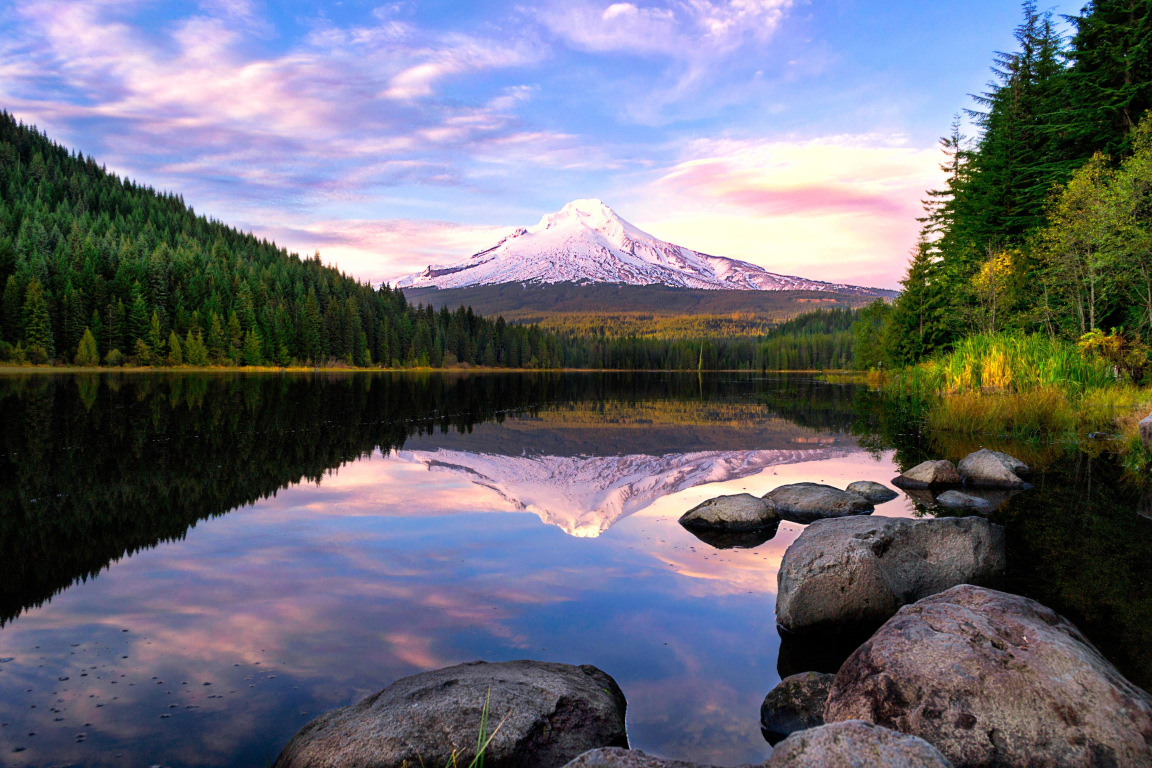
#> input picture useful-modules/pillow/images/atanas-malamov-tpmav6c33de-unsplash.jpg, 4608 x 3072 px (shown at 1/4 size); its folder holds only this picture in this run
$ python main.py
#> lines starting #> are read from the running program, lines starting #| are printed output that depends on the picture
import os
from PIL import Image

def main(main_images_folder, new_width=800):
#> called with main_images_folder = 'images', new_width = 600
  if not os.path.isdir(main_images_folder):
    raise NotADirectoryError(f'{main_images_folder} doesn\'t exist')

  for root, directories, files in os.walk(main_images_folder):
    for file in files:
      full_file_path = os.path.join(root, file)
      filename, extension = os.path.splitext(file)
      converted_tag = '_CONVERTED'
      new_file = filename + converted_tag + extension
      new_full_file_path = os.path.join(root, new_file)

      if converted_tag in full_file_path:
        continue

      img_pillow = Image.open(full_file_path)
#> img_pillow is the input picture: PIL image 4608x3072 RGB; mean R, G, B 106.3, 106.8, 117.5

      width, height = img_pillow.size
#> width = 4608; height = 3072
      new_height = round(new_width * height / width)
#> new_height = 400

      new_image = img_pillow.resize((new_width, new_height), Image.LANCZOS)
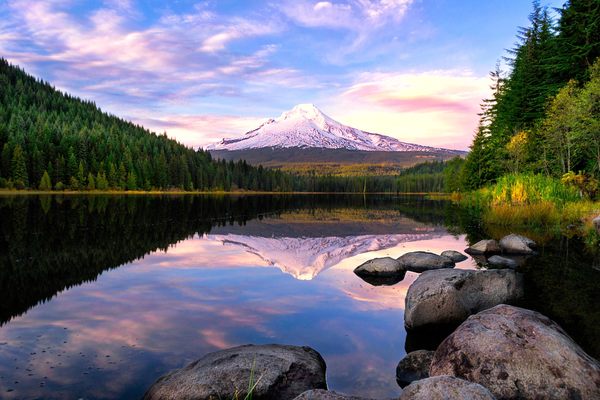
#> new_image: PIL image 600x400 RGB; mean R, G, B 106.3, 106.8, 117.5
      new_image.save(
        new_full_file_path,
        optimize=True,
        quality=70
      )

      new_image.close()
      img_pillow.close()

if __name__ == '__main__':
  main_images_folder = 'images'
  main(main_images_folder, new_width=600)

$ run again, on useful-modules/pillow/images/hendrik-cornelissen-682259-unsplash.jpg
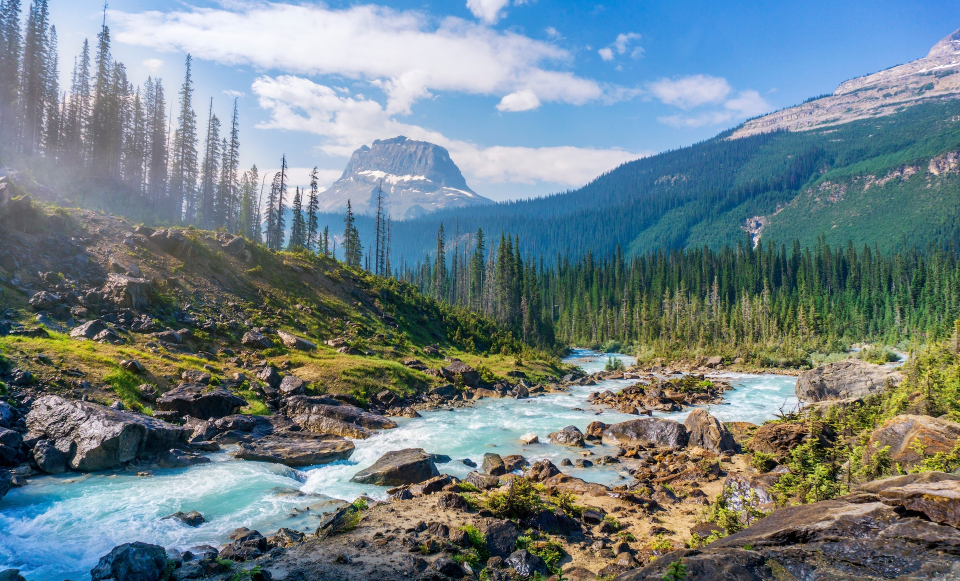
#> input picture useful-modules/pillow/images/hendrik-cornelissen-682259-unsplash.jpg, 1920 x 1162 px (shown at 1/2 size)
#> in main, img_pillow is the input picture: PIL image 1920x1162 RGB; mean R, G, B 113.2, 129.6, 134.2
#> in main, `new_image = img_pillow.resize((new_width, new_height), Image.LANCZOS)`:
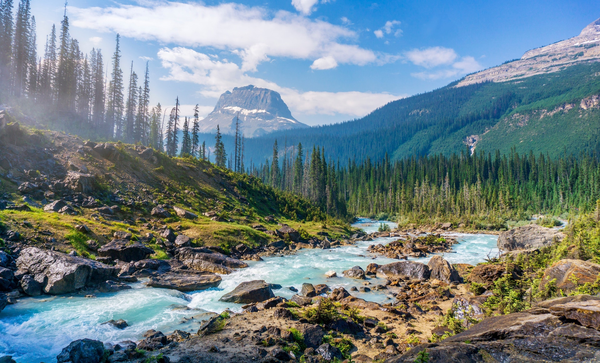
#> new_image: PIL image 600x363 RGB; mean R, G, B 113.2, 129.6, 134.2
